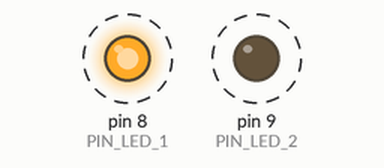
The sketch below on a simulated Arduino Uno, built with avr-gcc and run on an emulated ATmega328P. Parts: output pins drawn as LEDs (lit = HIGH). Dashed ring = blinking.

Above: at 0.15 s.
Timing chart, 0 to 3.0 s (numbered marks = the images above):
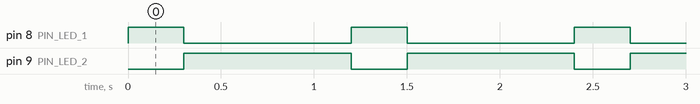

The sketch:

P03_dos_tiempos.ino
```cpp
/*
  P03 · Reto: cada LED con su propio tiempo (solución del instructor)   Sesión 2
  ------------------------------------------------------------------
  Qué hace: igual que P03, pero el LED 1 dura encendido 300 ms y el LED 2 dura 900 ms.
  Para eso una sola variable ya no alcanza: se necesitan dos, una por LED.

  Conexiones: las mismas de P03 (LED 1 en el pin 8, LED 2 en el pin 9, cada uno con 220 ohm).

  Idea clave: cada dato que puede cambiar merece su propia variable con un nombre claro.
*/

const int PIN_LED_1 = 8;
const int PIN_LED_2 = 9;
int tiempoLed1 = 300;           // milisegundos que dura encendido el LED 1
int tiempoLed2 = 900;           // milisegundos que dura encendido el LED 2

void setup() {
  pinMode(PIN_LED_1, OUTPUT);
  pinMode(PIN_LED_2, OUTPUT);
}

void loop() {
  digitalWrite(PIN_LED_1, HIGH);
  digitalWrite(PIN_LED_2, LOW);
  delay(tiempoLed1);            // el LED 1 está encendido tiempoLed1

  digitalWrite(PIN_LED_1, LOW);
  digitalWrite(PIN_LED_2, HIGH);
  delay(tiempoLed2);            // el LED 2 está encendido tiempoLed2
}
```

Measured:
- by itself, pin 8 (PIN_LED_1): alternates HIGH for 0.30 s and LOW for 0.90 s
- by itself, pin 9 (PIN_LED_2): alternates HIGH for 0.90 s and LOW for 0.30 s
